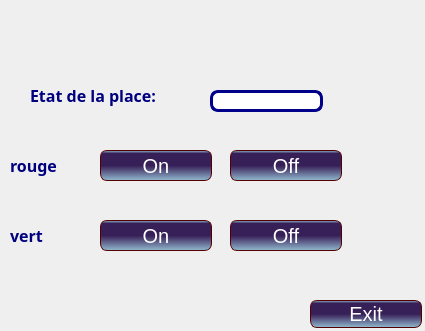
<?xml version="1.0" encoding="UTF-8"?>
<ui version="4.0">
 <class>arduinoobstacle</class>
 <widget class="QWidget" name="arduinoobstacle">
  <property name="geometry">
   <rect>
    <x>0</x>
    <y>0</y>
    <width>425</width>
    <height>331</height>
   </rect>
  </property>
  <property name="windowTitle">
   <string>Form</string>
  </property>
  <widget class="QPushButton" name="pushButton">
   <property name="geometry">
    <rect>
     <x>310</x>
     <y>300</y>
     <width>112</width>
     <height>28</height>
    </rect>
   </property>
   <property name="styleSheet">
    <string notr="true">QLineEdit {

padding: 1px;

border-style: solid;

border: 3px solid darkblue;

border-radius: 8px;
}

QComboBox {
    border: 3px solid darkblue;
    border-radius: 3px;
    padding: 1px 18px 1px 3px;
    min-width: 6em;
}
QPushButton {

color:white;

background-color: QLinearGradient( x1: 0, y1: 0, x2: 0, y2: 1, stop: 0#91BACF, stop: 0.1#371F57, stop: 0.49#371F57 , stop: 0.5#371F57, stop: 1#91BACF);

border-width: 1px;

border-color: #500;

border-style: solid;

border-radius: 7;

padding: 3px;

font-size: 20px;

padding-left: 5px;

padding-right: 5px;

min-width: 100px;

max-width: 1000px;

min-height: 20px;

max-height: 200px;

}</string>
   </property>
   <property name="text">
    <string>Exit</string>
   </property>
  </widget>
  <widget class="QLineEdit" name="lineEdit">
   <property name="geometry">
    <rect>
     <x>210</x>
     <y>90</y>
     <width>113</width>
     <height>22</height>
    </rect>
   </property>
   <property name="styleSheet">
    <string notr="true">QLineEdit {

padding: 1px;

border-style: solid;

border: 3px solid darkblue;

border-radius: 8px;
}

QComboBox {
    border: 3px solid darkblue;
    border-radius: 3px;
    padding: 1px 18px 1px 3px;
    min-width: 6em;
}
QPushButton {

color:white;

background-color: QLinearGradient( x1: 0, y1: 0, x2: 0, y2: 1, stop: 0#91BACF, stop: 0.1#371F57, stop: 0.49#371F57 , stop: 0.5#371F57, stop: 1#91BACF);

border-width: 1px;

border-color: #500;

border-style: solid;

border-radius: 7;

padding: 3px;

font-size: 20px;

padding-left: 5px;

padding-right: 5px;

min-width: 100px;

max-width: 1000px;

min-height: 20px;

max-height: 200px;

}</string>
   </property>
  </widget>
  <widget class="QLabel" name="label">
   <property name="geometry">
    <rect>
     <x>30</x>
     <y>80</y>
     <width>161</width>
     <height>31</height>
    </rect>
   </property>
   <property name="palette">
    <palette>
     <active>
      <colorrole role="WindowText">
       <brush brushstyle="SolidPattern">
        <color alpha="255">
         <red>0</red>
         <green>0</green>
         <blue>127</blue>
        </color>
       </brush>
      </colorrole>
     </active>
     <inactive>
      <colorrole role="WindowText">
       <brush brushstyle="SolidPattern">
        <color alpha="255">
         <red>0</red>
         <green>0</green>
         <blue>127</blue>
        </color>
       </brush>
      </colorrole>
     </inactive>
     <disabled>
      <colorrole role="WindowText">
       <brush brushstyle="SolidPattern">
        <color alpha="255">
         <red>120</red>
         <green>120</green>
         <blue>120</blue>
        </color>
       </brush>
      </colorrole>
     </disabled>
    </palette>
   </property>
   <property name="font">
    <font>
     <family>Myriad Pro</family>
     <pointsize>12</pointsize>
     <weight>75</weight>
     <bold>true</bold>
    </font>
   </property>
   <property name="text">
    <string>Etat de la place:</string>
   </property>
  </widget>
  <widget class="QLabel" name="label_2">
   <property name="geometry">
    <rect>
     <x>-230</x>
     <y>-10</y>
     <width>671</width>
     <height>341</height>
    </rect>
   </property>
   <property name="styleSheet">
    <string notr="true">QLineEdit {

padding: 1px;

border-style: solid;

border: 3px solid darkblue;

border-radius: 8px;
}

QComboBox {
    border: 3px solid darkblue;
    border-radius: 3px;
    padding: 1px 18px 1px 3px;
    min-width: 6em;
}
QPushButton {

color:white;

background-color: QLinearGradient( x1: 0, y1: 0, x2: 0, y2: 1, stop: 0#91BACF, stop: 0.1#371F57, stop: 0.49#371F57 , stop: 0.5#371F57, stop: 1#91BACF);

border-width: 1px;

border-color: #500;

border-style: solid;

border-radius: 7;

padding: 3px;

font-size: 20px;

padding-left: 5px;

padding-right: 5px;

min-width: 100px;

max-width: 1000px;

min-height: 20px;

max-height: 200px;

}</string>
   </property>
   <property name="text">
    <string/>
   </property>
   <property name="pixmap">
    <pixmap>../../../Downloads/GalaxyS7-edge-wallpaper-3.jpg</pixmap>
   </property>
  </widget>
  <widget class="QPushButton" name="pushButton_off_2">
   <property name="geometry">
    <rect>
     <x>230</x>
     <y>150</y>
     <width>112</width>
     <height>31</height>
    </rect>
   </property>
   <property name="styleSheet">
    <string notr="true">QLineEdit {

padding: 1px;

border-style: solid;

border: 3px solid darkblue;

border-radius: 8px;
}

QComboBox {
    border: 3px solid darkblue;
    border-radius: 3px;
    padding: 1px 18px 1px 3px;
    min-width: 6em;
}
QPushButton {

color:white;

background-color: QLinearGradient( x1: 0, y1: 0, x2: 0, y2: 1, stop: 0#91BACF, stop: 0.1#371F57, stop: 0.49#371F57 , stop: 0.5#371F57, stop: 1#91BACF);

border-width: 1px;

border-color: #500;

border-style: solid;

border-radius: 7;

padding: 3px;

font-size: 20px;

padding-left: 5px;

padding-right: 5px;

min-width: 100px;

max-width: 1000px;

min-height: 20px;

max-height: 200px;

}</string>
   </property>
   <property name="text">
    <string>Off</string>
   </property>
  </widget>
  <widget class="QPushButton" name="pushButton_onrouge">
   <property name="geometry">
    <rect>
     <x>100</x>
     <y>220</y>
     <width>112</width>
     <height>31</height>
    </rect>
   </property>
   <property name="styleSheet">
    <string notr="true">QLineEdit {

padding: 1px;

border-style: solid;

border: 3px solid darkblue;

border-radius: 8px;
}

QComboBox {
    border: 3px solid darkblue;
    border-radius: 3px;
    padding: 1px 18px 1px 3px;
    min-width: 6em;
}
QPushButton {

color:white;

background-color: QLinearGradient( x1: 0, y1: 0, x2: 0, y2: 1, stop: 0#91BACF, stop: 0.1#371F57, stop: 0.49#371F57 , stop: 0.5#371F57, stop: 1#91BACF);

border-width: 1px;

border-color: #500;

border-style: solid;

border-radius: 7;

padding: 3px;

font-size: 20px;

padding-left: 5px;

padding-right: 5px;

min-width: 100px;

max-width: 1000px;

min-height: 20px;

max-height: 200px;

}</string>
   </property>
   <property name="text">
    <string>On</string>
   </property>
  </widget>
  <widget class="QPushButton" name="pushButton_3">
   <property name="geometry">
    <rect>
     <x>230</x>
     <y>220</y>
     <width>112</width>
     <height>31</height>
    </rect>
   </property>
   <property name="styleSheet">
    <string notr="true">QLineEdit {

padding: 1px;

border-style: solid;

border: 3px solid darkblue;

border-radius: 8px;
}

QComboBox {
    border: 3px solid darkblue;
    border-radius: 3px;
    padding: 1px 18px 1px 3px;
    min-width: 6em;
}
QPushButton {

color:white;

background-color: QLinearGradient( x1: 0, y1: 0, x2: 0, y2: 1, stop: 0#91BACF, stop: 0.1#371F57, stop: 0.49#371F57 , stop: 0.5#371F57, stop: 1#91BACF);

border-width: 1px;

border-color: #500;

border-style: solid;

border-radius: 7;

padding: 3px;

font-size: 20px;

padding-left: 5px;

padding-right: 5px;

min-width: 100px;

max-width: 1000px;

min-height: 20px;

max-height: 200px;

}</string>
   </property>
   <property name="text">
    <string>Off</string>
   </property>
  </widget>
  <widget class="QLabel" name="label_3">
   <property name="geometry">
    <rect>
     <x>370</x>
     <y>280</y>
     <width>71</width>
     <height>51</height>
    </rect>
   </property>
   <property name="text">
    <string/>
   </property>
   <property name="pixmap">
    <pixmap>../../Sans titre-.png</pixmap>
   </property>
  </widget>
  <widget class="QLabel" name="label_4">
   <property name="geometry">
    <rect>
     <x>10</x>
     <y>150</y>
     <width>91</width>
     <height>31</height>
    </rect>
   </property>
   <property name="palette">
    <palette>
     <active>
      <colorrole role="WindowText">
       <brush brushstyle="SolidPattern">
        <color alpha="255">
         <red>0</red>
         <green>0</green>
         <blue>127</blue>
        </color>
       </brush>
      </colorrole>
     </active>
     <inactive>
      <colorrole role="WindowText">
       <brush brushstyle="SolidPattern">
        <color alpha="255">
         <red>0</red>
         <green>0</green>
         <blue>127</blue>
        </color>
       </brush>
      </colorrole>
     </inactive>
     <disabled>
      <colorrole role="WindowText">
       <brush brushstyle="SolidPattern">
        <color alpha="255">
         <red>120</red>
         <green>120</green>
         <blue>120</blue>
        </color>
       </brush>
      </colorrole>
     </disabled>
    </palette>
   </property>
   <property name="font">
    <font>
     <family>Myriad Pro</family>
     <pointsize>12</pointsize>
     <weight>75</weight>
     <bold>true</bold>
    </font>
   </property>
   <property name="text">
    <string>rouge</string>
   </property>
  </widget>
  <widget class="QLabel" name="label_5">
   <property name="geometry">
    <rect>
     <x>10</x>
     <y>220</y>
     <width>81</width>
     <height>31</height>
    </rect>
   </property>
   <property name="palette">
    <palette>
     <active>
      <colorrole role="WindowText">
       <brush brushstyle="SolidPattern">
        <color alpha="255">
         <red>0</red>
         <green>0</green>
         <blue>127</blue>
        </color>
       </brush>
      </colorrole>
     </active>
     <inactive>
      <colorrole role="WindowText">
       <brush brushstyle="SolidPattern">
        <color alpha="255">
         <red>0</red>
         <green>0</green>
         <blue>127</blue>
        </color>
       </brush>
      </colorrole>
     </inactive>
     <disabled>
      <colorrole role="WindowText">
       <brush brushstyle="SolidPattern">
        <color alpha="255">
         <red>120</red>
         <green>120</green>
         <blue>120</blue>
        </color>
       </brush>
      </colorrole>
     </disabled>
    </palette>
   </property>
   <property name="font">
    <font>
     <family>Myriad Pro</family>
     <pointsize>12</pointsize>
     <weight>75</weight>
     <bold>true</bold>
    </font>
   </property>
   <property name="text">
    <string>vert</string>
   </property>
  </widget>
  <widget class="QPushButton" name="pushButton_on">
   <property name="geometry">
    <rect>
     <x>100</x>
     <y>150</y>
     <width>112</width>
     <height>31</height>
    </rect>
   </property>
   <property name="styleSheet">
    <string notr="true">QLineEdit {

padding: 1px;

border-style: solid;

border: 3px solid darkblue;

border-radius: 8px;
}

QComboBox {
    border: 3px solid darkblue;
    border-radius: 3px;
    padding: 1px 18px 1px 3px;
    min-width: 6em;
}
QPushButton {

color:white;

background-color: QLinearGradient( x1: 0, y1: 0, x2: 0, y2: 1, stop: 0#91BACF, stop: 0.1#371F57, stop: 0.49#371F57 , stop: 0.5#371F57, stop: 1#91BACF);

border-width: 1px;

border-color: #500;

border-style: solid;

border-radius: 7;

padding: 3px;

font-size: 20px;

padding-left: 5px;

padding-right: 5px;

min-width: 100px;

max-width: 1000px;

min-height: 20px;

max-height: 200px;

}</string>
   </property>
   <property name="text">
    <string>On</string>
   </property>
  </widget>
  <zorder>label_2</zorder>
  <zorder>pushButton</zorder>
  <zorder>lineEdit</zorder>
  <zorder>label</zorder>
  <zorder>pushButton_off_2</zorder>
  <zorder>pushButton_onrouge</zorder>
  <zorder>pushButton_3</zorder>
  <zorder>label_3</zorder>
  <zorder>label_4</zorder>
  <zorder>label_5</zorder>
  <zorder>pushButton_on</zorder>
 </widget>
 <resources/>
 <connections/>
</ui>
